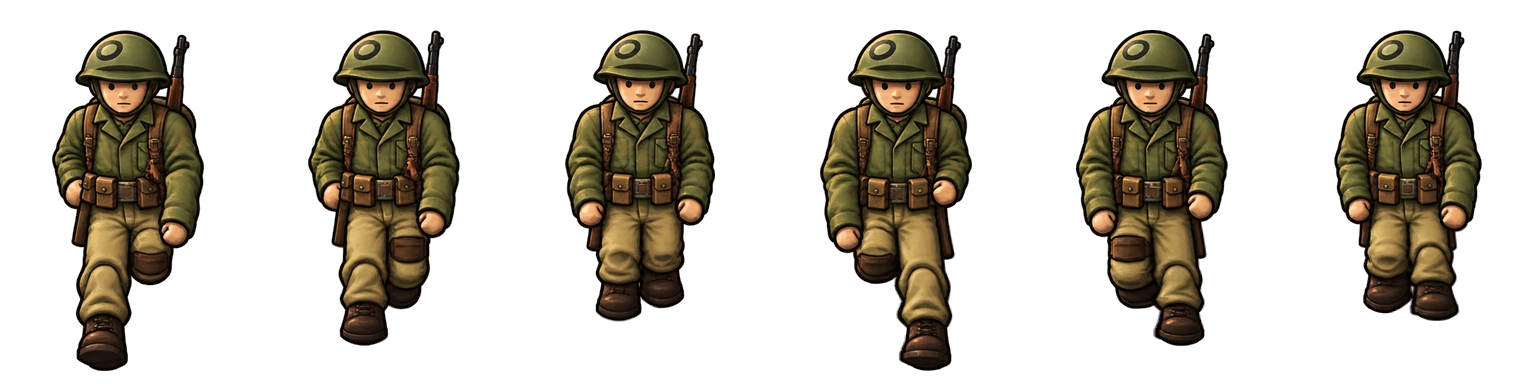
#> input picture art/rig/soldier_walk_down_painted_v3.png, 1536 x 384 px; the run also reads 1 picture not shown here
$ python prepare-soldier-idle-down.py
#> lines starting #> are read from the running program, lines starting #| are printed output that depends on the picture
#!/usr/bin/env python3
"""Two restrained breathing frames from the painted soldier down master."""
import json
from pathlib import Path
import numpy as np
from scipy.ndimage import map_coordinates
from PIL import Image

ROOT=Path(__file__).resolve().parent.parent
source=Image.open(ROOT/'art/rig/soldier_walk_down_painted_v3.png').convert('RGBA')
#> source is the input picture: PIL image 1536x384 RGBA; mean R, G, B, A 27.7, 22.4, 12.9, 82.2
# The neutral passing stance has the consistent face, helmet, webbing and rifle.
neutral=np.asarray(source.crop((2*256,0,3*256,384)),dtype=np.float32)/255
yy,xx=np.mgrid[0:384,0:256].astype(float)
wy=np.clip((yy-225)/100,0,1)
# Plant both boots around row 330, making a relaxed wide stance. No movement
# above the hip line, so the helmet and shoulder accent remain registered.
right=np.clip((xx-115)/24,0,1)
down=wy*(9*(1-right)+17*right)
sx=xx-12*right*wy
sy=yy-down

def warp(image,sx,sy):
    premult=image.copy();premult[:,:,:3]*=premult[:,:,3:4]
#> after `premult[:, :, :3] *= premult[:, :, 3:4]`: premult: shape (384, 256, 4) float32; mean R, G, B, A 0.103, 0.0832, 0.0479, 0.309
    out=np.stack([map_coordinates(premult[:,:,c],[sy,sx],order=1,mode='constant',cval=0) for c in range(4)],axis=2)
    a=out[:,:,3]
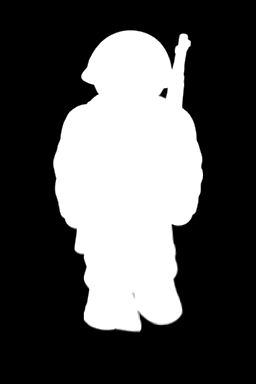
#> a: shape (384, 256) float32; min 0, max 1, mean 0.327
    rgb=np.divide(out[:,:,:3],a[:,:,None],out=np.zeros_like(out[:,:,:3]),where=a[:,:,None]>1/255)
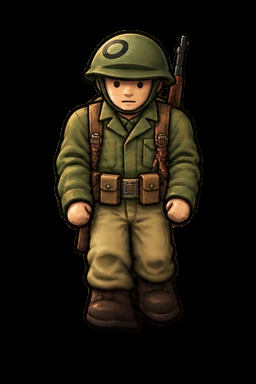
#> rgb: shape (384, 256, 3) float32; mean R, G, B 0.108, 0.0874, 0.0504
    return np.dstack((rgb,a))

idle=warp(neutral,sx,sy)
# Frame two expands only the jacket torso by ~1% while hands, feet and head
# stay still. Feathered weight removes a hard line at the waist/collar.
chest=np.exp(-((yy-168)/48)**4)
sx2=128+(xx-128)/(1+.012*chest)
idle2=warp(idle,sx2,yy)
#> in warp (call 2), `premult[:, :, :3] *= premult[:, :, 3:4]`:
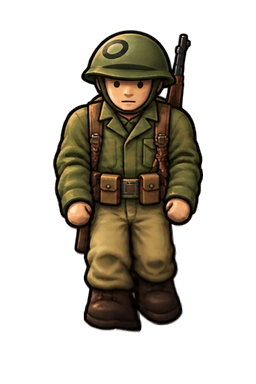
#> premult: shape (384, 256, 4) float32; mean R, G, B, A 0.107, 0.0867, 0.05, 0.327; transparent parts drawn white

sheet=Image.new('RGBA',(512,384),(0,0,0,0))
#> sheet: PIL image 512x384 RGBA; every value is 0
for n,im in enumerate((idle,idle2)):
    sheet.alpha_composite(Image.fromarray(np.uint8(np.clip(im*255,0,255)),'RGBA'),(n*256,0))
#> this loop made 2 passes
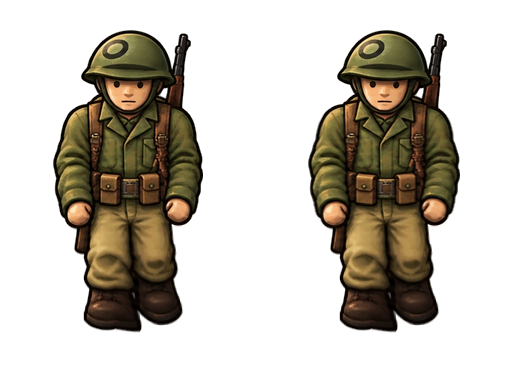
#> sheet: PIL image 512x384 RGBA; mean R, G, B, A 27.6, 22.3, 12.8, 83.7; transparent parts drawn white
path=ROOT/'art/rig/soldier_idle_down_painted_candidate.png'
sheet.save(path,optimize=True)

source_mask=Image.open(ROOT/'art/rig/soldier_walk_down_painted_v3_accent.png').convert('RGBA')
mask=source_mask.crop((2*256,0,3*256,384))
acc=Image.new('RGBA',(512,384),(0,0,0,0))
acc.alpha_composite(mask,(0,0));acc.alpha_composite(mask,(256,0))
acc.save(ROOT/'art/rig/soldier_idle_down_painted_candidate_accent.png',optimize=True)

track=[]
for n in range(2):
    a=np.asarray(sheet.crop((n*256,0,(n+1)*256,384)).getchannel('A'))
    feet=[]
    for start,stop in ((0,128),(128,256)):
        ys=np.flatnonzero((a[:,start:stop]>128).any(axis=1));feet.append(int(ys[-1]))
    track.append(feet)
#> after the loop, track = [[330, 330], [330, 330]]
(ROOT/'art/rig/soldier_idle_down_painted_candidate.json').write_text(json.dumps({
    'cell':[256,384],'pivot':[128,330],'frames':2,
    'feetLowestRow':track,
    'source':'art/rig/soldier_idle_down_painted_candidate.png',
    'accent':'art/rig/soldier_idle_down_painted_candidate_accent.png',
    'status':'candidate; in-game continuity review pending'},indent=2)+'\n')
preview=Image.new('RGB',(240,140),'#718b77')
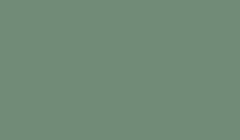
#> preview: PIL image 240x140 RGB; mean R, G, B 113, 139, 119
for n in range(2):
    im=sheet.crop((n*256,0,(n+1)*256,384)).resize((93,140),Image.Resampling.LANCZOS)
    preview.paste(im,(n*120,0),im)
#> this loop made 2 passes
#> pass 1, `im=sheet.crop((n*256,0,(n+1)*256,384)).resize((93,140),Image.Resamplin..`:
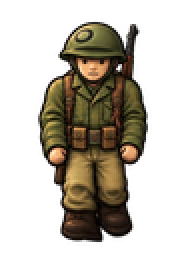
#> im: PIL image 93x140 RGBA (shown 2 times larger); mean R, G, B, A 28.1, 22.7, 13.1, 83.5; transparent parts drawn white
#> after the loop:
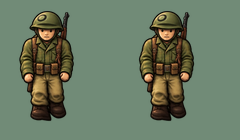
#> preview: PIL image 240x140 RGB; mean R, G, B 105.4, 120.8, 98.6
preview.save(ROOT/'art/review/soldier-idle-down-1x.png')
print('Idle feet lowest opaque rows [left,right]:',track)
#| Idle feet lowest opaque rows [left,right]: [[330, 330], [330, 330]]
